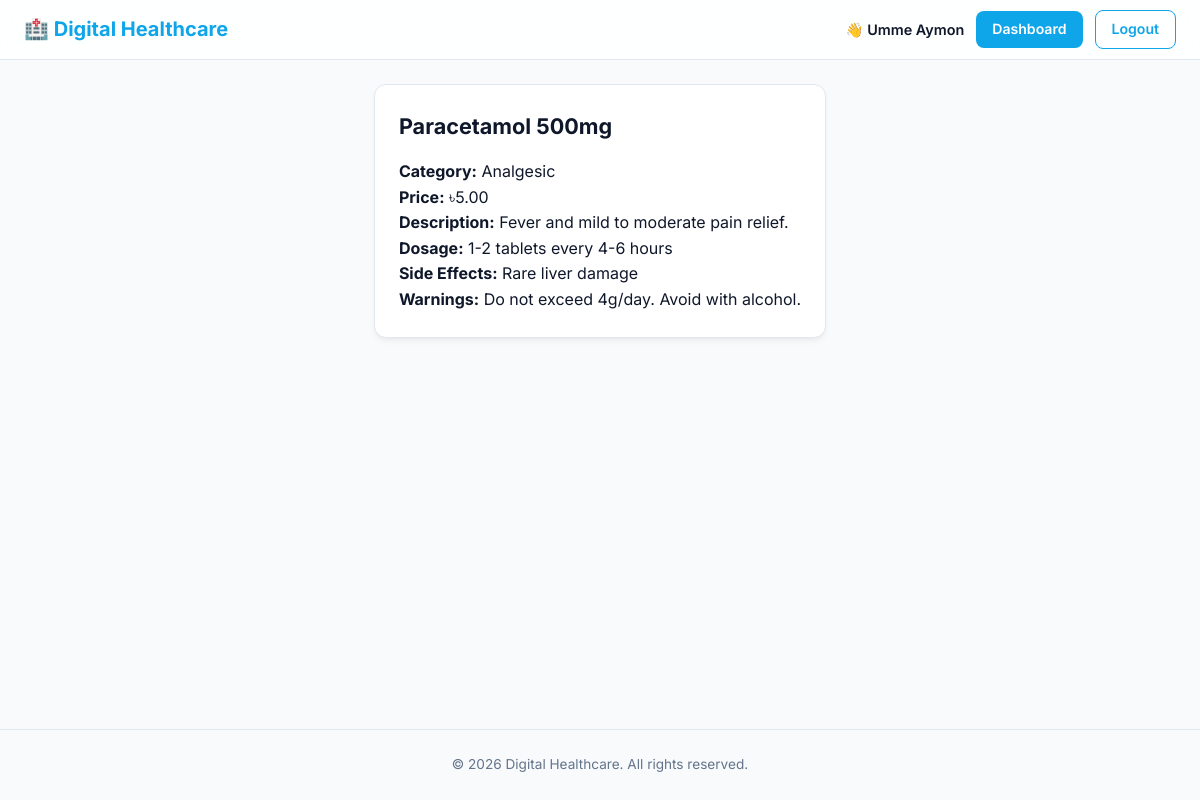
/medicine_details.php?id=1 (signed in), run on the app's committed database.
### tables this page shows
CREATE TABLE IF NOT EXISTS medicines (
    id INT AUTO_INCREMENT PRIMARY KEY,
    name VARCHAR(100),
    category VARCHAR(50),
    price DECIMAL(10,2),
    description TEXT,
    side_effects TEXT,
    dosage_instructions TEXT,
    warnings TEXT
);

### medicine_details.php (the view, shortened to what this page needs)
<?php
require_once '../../config/database.php';
$id = (int)$_GET['id'];
$stmt = $conn->prepare("SELECT * FROM medicines WHERE id = ?");
$stmt->bind_param("i", $id);
$stmt->execute();
$med = $stmt->get_result()->fetch_assoc();
include '../../includes/header.php';
?>
<div class="card">
    <h2><?= htmlspecialchars($med['name']) ?></h2>
    <p><strong>Category:</strong> <?= $med['category'] ?></p>
    <p><strong>Price:</strong> ৳<?= $med['price'] ?></p>
    <p><strong>Description:</strong> <?= nl2br(htmlspecialchars($med['description'])) ?></p>
    <?php if($med['dosage_instructions']): ?><p><strong>Dosage:</strong> <?= nl2br(htmlspecialchars($med['dosage_instructions'])) ?></p><?php endif; ?>
    <?php if($med['side_effects']): ?><p><strong>Side Effects:</strong> <?= nl2br(htmlspecialchars($med['side_effects'])) ?></p><?php endif; ?>
    <?php if($med['warnings']): ?><p><strong>Warnings:</strong> <?= nl2br(htmlspecialchars($med['warnings'])) ?></p><?php endif; ?>
</div>
<?php include '../../includes/footer.php'; ?>

### style.css (style rules this page uses)
:root { --primary: #0ea5e9; --primary-hover: #0284c7; --primary-light: #e0f2fe; --bg: #f8fafc; --card: #ffffff; --text: #0f172a; --text-muted: #64748b; --border: #e2e8f0; --shadow: 0 4px 6px -1px rgb(0 0 0 / 0.05), 0 2px 4px -2px rgb(0 0 0 / 0.05); --shadow-hover: 0 10px 15px -3px rgb(0 0 0 / 0.05), 0 4px 6px -4px rgb(0 0 0 / 0.05); --radius: 12px; --radius-sm: 8px; }
* { box-sizing: border-box; margin: 0; padding: 0; }
html { scroll-behavior: smooth; }
body { min-height: 100vh; display: flex; flex-direction: column; min-height: 100vh; display: flex; flex-direction: column; font-family: 'Inter', system-ui, -apple-system, sans-serif; background: var(--bg); color: var(--text); line-height: 1.6; transition: background-color 0.3s ease, color 0.3s ease; }
.card, .request-card, .consultation-card, .prescription-card, .auth-card, .doctor-card { background: var(--card); border: 1px solid var(--border); border-radius: var(--radius); padding: 24px; margin-bottom: 20px; box-shadow: var(--shadow); transition: transform 0.2s ease, box-shadow 0.2s ease; }
.card h2, .auth-card h2 { font-size: 1.35rem; font-weight: 700; margin-bottom: 16px; color: var(--text); }

### data on the page
medicines: name "Paracetamol 500mg", category "Analgesic", price "5.00", description "Fever and mild to moderate pain relief.", dosage_instructions "1-2 tablets every 4-6 hours", side_effects "Rare liver damage", warnings "Do not exceed 4g/day. Avoid with alcohol."

### other printed values
$_SESSION['name'] "Umme Aymon"
